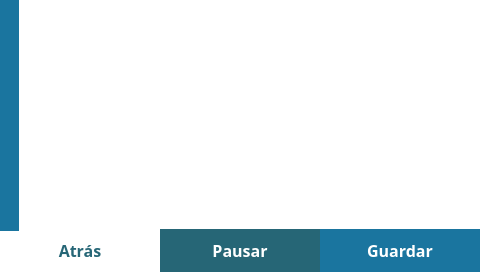
<?xml version="1.0" encoding="UTF-8"?>
<ui version="4.0">
 <class>MainWindow</class>
 <widget class="QMainWindow" name="MainWindow">
  <property name="geometry">
   <rect>
    <x>0</x>
    <y>0</y>
    <width>480</width>
    <height>272</height>
   </rect>
  </property>
  <property name="windowTitle">
   <string>MainWindow</string>
  </property>
  <property name="styleSheet">
   <string notr="true">QLabel {
	font-family: Poppins;
	font-size: 16px;
}

QWidget {
	background-color: white;
}

QPushButton {
	border: none;
	background-color: white;
	font-size: 14px;
	font-family: Poppins;
	font-weight: 500;
}

</string>
  </property>
  <widget class="QWidget" name="centralwidget">
   <widget class="QWidget" name="indicatorsWidget" native="true">
    <property name="geometry">
     <rect>
      <x>20</x>
      <y>0</y>
      <width>461</width>
      <height>230</height>
     </rect>
    </property>
   </widget>
   <widget class="QPushButton" name="backBtn">
    <property name="geometry">
     <rect>
      <x>0</x>
      <y>229</y>
      <width>160</width>
      <height>42</height>
     </rect>
    </property>
    <property name="styleSheet">
     <string notr="true">QPushButton {
	background-color: white;
	color: #266676;
	font-size: 16px;
	border: none;
}</string>
    </property>
    <property name="text">
     <string>Atrás</string>
    </property>
   </widget>
   <widget class="QPushButton" name="pauseBtn">
    <property name="geometry">
     <rect>
      <x>160</x>
      <y>229</y>
      <width>160</width>
      <height>43</height>
     </rect>
    </property>
    <property name="styleSheet">
     <string notr="true">QPushButton {
	background-color: #266676;
	color: white;
	font-size: 16px;
	font-weight: 500;
	height: 50px;
	border: none;
}</string>
    </property>
    <property name="text">
     <string>Pausar</string>
    </property>
   </widget>
   <widget class="QPushButton" name="saveBtn">
    <property name="geometry">
     <rect>
      <x>320</x>
      <y>229</y>
      <width>160</width>
      <height>43</height>
     </rect>
    </property>
    <property name="styleSheet">
     <string notr="true">QPushButton {
	background-color: #1a759f;
	color: white;
	font-size: 16px;
	font-weight: 500;
	height: 50px;
	border: none;
}</string>
    </property>
    <property name="text">
     <string>Guardar</string>
    </property>
   </widget>
   <widget class="QPushButton" name="optionsBtn">
    <property name="geometry">
     <rect>
      <x>0</x>
      <y>0</y>
      <width>19</width>
      <height>231</height>
     </rect>
    </property>
    <property name="styleSheet">
     <string notr="true">QPushButton {
	background-color: #1a759f;
	color: white;
	font-size: 16px;
	font-weight: 500;
	height: 50px;
	border: none;
}</string>
    </property>
    <property name="text">
     <string/>
    </property>
   </widget>
  </widget>
 </widget>
 <resources/>
 <connections/>
</ui>
